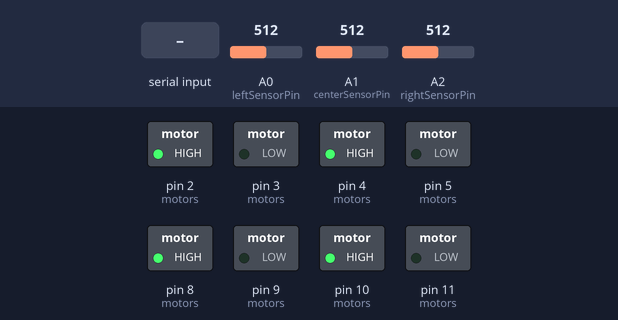
Simulated run of this sketch. Board: Arduino Uno, built with avr-gcc and run on an emulated ATmega328P. On the bench: switched loads named in the sketch (green lamp = pin HIGH). Inputs (shaded band) come from the test bench; at power-on: A0 (leftSensorPin) = 512, A1 (centerSensorPin) = 512, A2 (rightSensorPin) = 512. What the sketch prints to the serial monitor is not drawn.

Above: at 1.2 s.
1.3 s: "1\n" received over Serial
Timing chart, 0 to 4.3 s (numbered marks = the images above; inputs shaded):
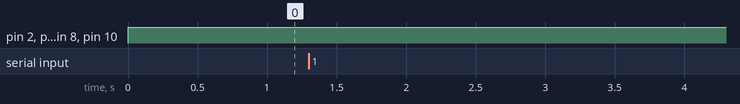

Measured:
- after the input at 1.3 s, every drawn part: stays the same

The sketch:

jetbot_linefollow.ino
```cpp
#include <Arduino.h>

// --- Motor Configuration ---
struct Motor {
  uint8_t dirPin;
  uint8_t pwmPin;
};

enum MotorIndex {
  FRONT_LEFT = 0,
  FRONT_RIGHT,
  REAR_LEFT,
  REAR_RIGHT
};

Motor motors[4] = {
  {2, 3},   // Front Left
  {4, 5},   // Front Right
  {8, 9},   // Rear Left
  {10, 11}  // Rear Right
};

const int NUM_MOTORS = 4;
const int PWM_MAX = 255;

// --- Sensor Pins ---
const int leftSensorPin = A0;
const int centerSensorPin = A1;
const int rightSensorPin = A2;

// --- PID Variables ---
float Kp = 2.0;        // Increased for sharper turns
float Ki = 0.01;       // Small integral to correct persistent error
float Kd = 0.2;        // Increased to reduce oscillation
float previousError = 0.0;
float integral = 0.0;
const float setPoint = 500.0;  // Center position (0-1000)

// --- Speed and Timing ---
const int baseSpeed = 120;  // Increased for faster turns
const int loopDelay = 5;    // Reduced for responsiveness
const int uniformThreshold = 150;  // Adjusted to avoid false stops

// --- Direction Control ---
int direction = 0;  // 1: forward, -1: backward, 0: stop

// --- Sensor Smoothing ---
const int filterSize = 5;
int leftValues[filterSize] = {0};
int centerValues[filterSize] = {0};
int rightValues[filterSize] = {0};
int filterIndex = 0;

// --- Serial Command Buffer ---
#define CMD_BUFFER_SIZE 64
char cmdBuffer[CMD_BUFFER_SIZE];
int cmdIndex = 0;

void setup() {
  // Initialize motor pins
  for (int i = 0; i < NUM_MOTORS; i++) {
    pinMode(motors[i].dirPin, OUTPUT);
    pinMode(motors[i].pwmPin, OUTPUT);
  }

  // Start serial at a higher baud rate for efficiency
  Serial.begin(115200);
  while (!Serial) {
    ; // Wait for connection
  }
  Serial.println("Mecanum Line Follower Initialized");
}

void loop() {
  // Process serial commands
  processSerialInput();

  // Read raw sensor values
  int leftRaw = analogRead(leftSensorPin);
  int centerRaw = analogRead(centerSensorPin);
  int rightRaw = analogRead(rightSensorPin);

  // Update moving average filter
  leftValues[filterIndex] = leftRaw;
  centerValues[filterIndex] = centerRaw;
  rightValues[filterIndex] = rightRaw;
  filterIndex = (filterIndex + 1) % filterSize;

  // Compute smoothed sensor values
  int leftAvg = 0, centerAvg = 0, rightAvg = 0;
  for (int i = 0; i < filterSize; i++) {
    leftAvg += leftValues[i];
    centerAvg += centerValues[i];
    rightAvg += rightValues[i];
  }
  leftAvg /= filterSize;
  centerAvg /= filterSize;
  rightAvg /= filterSize;

  // Determine line type (darker or lighter)
  int avgValue = (leftAvg + centerAvg + rightAvg) / 3;
  bool lineIsDarker = (avgValue < 512);

  // Adjust sensor values
  int adjLeft = lineIsDarker ? (1023 - leftAvg) : leftAvg;
  int adjCenter = lineIsDarker ? (1023 - centerAvg) : centerAvg;
  int adjRight = lineIsDarker ? (1023 - rightAvg) : rightAvg;

  // Check for uniform surface
  int minVal = min(adjLeft, min(adjCenter, adjRight));
  int maxVal = max(adjLeft, max(adjCenter, adjRight));
  bool isUniform = (maxVal - minVal) < uniformThreshold;

  int leftSpeed = 0;
  int rightSpeed = 0;

  if (isUniform || direction == 0) {
    // Stop the robot
    leftSpeed = 0;
    rightSpeed = 0;
  } else {
    // Compute line position
    long weightedSum = (long)adjLeft * 0 + (long)adjCenter * 500 + (long)adjRight * 1000;
    int sumValues = adjLeft + adjCenter + adjRight;
    float position = (sumValues != 0) ? (float)weightedSum / sumValues : setPoint;

    // PID calculation
    float error = setPoint - position;
    integral += error;
    float derivative = error - previousError;
    float correction = Kp * error + Ki * integral + Kd * derivative;
    previousError = error;

    // Handle sharp turns with rotation
    if (abs(error) > 300) {  // Large deviation detected
      // Rotate in place: left motors reverse, right motors forward (or vice versa)
      int turnSpeed = direction * baseSpeed + (int)correction;
      leftSpeed = -turnSpeed;  // Opposite direction for rotation
      rightSpeed = turnSpeed;
    } else {
      // Normal differential steering
      leftSpeed = direction * baseSpeed + (int)correction;
      rightSpeed = direction * baseSpeed - (int)correction;
    }

    // Constrain speeds
    leftSpeed = constrain(leftSpeed, -PWM_MAX, PWM_MAX);
    rightSpeed = constrain(rightSpeed, -PWM_MAX, PWM_MAX);
  }

  // Apply speeds to motors
  setMotorSpeed(FRONT_LEFT, leftSpeed);
  setMotorSpeed(REAR_LEFT, leftSpeed);
  setMotorSpeed(FRONT_RIGHT, rightSpeed);
  setMotorSpeed(REAR_RIGHT, rightSpeed);

  // Minimal debugging (comment out for performance)
  // Serial.print("Pos: "); Serial.print(position);
  // Serial.print(" LS: "); Serial.print(leftSpeed);
  // Serial.print(" RS: "); Serial.println(rightSpeed);

  delay(loopDelay);
}

// --- Set Motor Speed ---
void setMotorSpeed(int index, int speed) {
  if (index < 0 || index >= NUM_MOTORS) return;
  int absSpeed = abs(speed);
  absSpeed = constrain(absSpeed, 0, PWM_MAX);
  digitalWrite(motors[index].dirPin, (speed >= 0) ? HIGH : LOW);
  analogWrite(motors[index].pwmPin, absSpeed);
}

// --- Process Serial Input ---
void processSerialInput() {
  while (Serial.available() > 0) {
    char c = Serial.read();
    if (c == '\n' || c == '\r') {
      if (cmdIndex > 0) {
        cmdBuffer[cmdIndex] = '\0';
        handleCommand(cmdBuffer);
        cmdIndex = 0;
      }
    } else if (cmdIndex < CMD_BUFFER_SIZE - 1) {
      cmdBuffer[cmdIndex++] = c;
    } else {
      Serial.println("Error: Buffer overflow");
      cmdIndex = 0;
    }
  }
}

// --- Handle Serial Command ---
void handleCommand(const char* command) {
  if (strcmp(command, "forward") == 0) {
    direction = 1;
    integral = 0;  // Reset integral on direction change
  } else if (strcmp(command, "backward") == 0) {
    direction = -1;
    integral = 0;
  } else if (strcmp(command, "stop") == 0) {
    direction = 0;
  } else {
    Serial.println("Error: Unknown command");
  }
}
```
